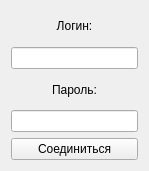
<?xml version="1.0" encoding="UTF-8"?>
<ui version="4.0">
 <class>login</class>
 <widget class="QWidget" name="login">
  <property name="geometry">
   <rect>
    <x>0</x>
    <y>0</y>
    <width>149</width>
    <height>171</height>
   </rect>
  </property>
  <property name="windowTitle">
   <string>Вход</string>
  </property>
  <layout class="QVBoxLayout" name="verticalLayout">
   <item>
    <widget class="QLabel" name="label">
     <property name="text">
      <string>Логин:</string>
     </property>
     <property name="alignment">
      <set>Qt::AlignCenter</set>
     </property>
    </widget>
   </item>
   <item>
    <widget class="QLineEdit" name="lineEdit"/>
   </item>
   <item>
    <widget class="QLabel" name="label_2">
     <property name="layoutDirection">
      <enum>Qt::LeftToRight</enum>
     </property>
     <property name="text">
      <string>Пароль:</string>
     </property>
     <property name="alignment">
      <set>Qt::AlignCenter</set>
     </property>
    </widget>
   </item>
   <item>
    <widget class="QLineEdit" name="lineEdit_2"/>
   </item>
   <item>
    <widget class="QPushButton" name="DB_Connected">
     <property name="text">
      <string>Соединиться</string>
     </property>
    </widget>
   </item>
  </layout>
 </widget>
 <resources/>
 <connections/>
</ui>
